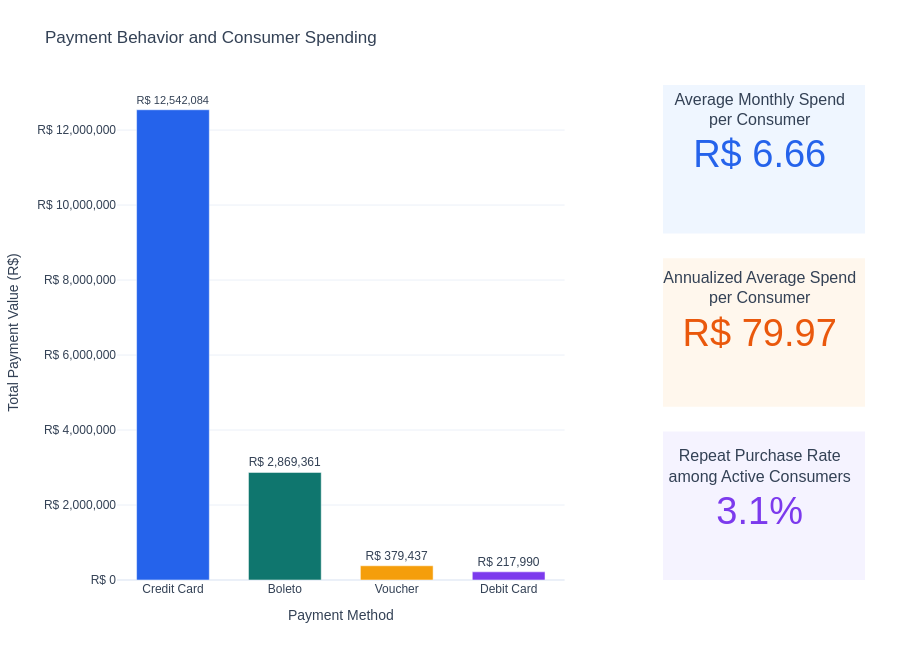

Notebook source saved alongside this figure:
### Markdown cell above
### 5.4 Payment Behavior and Consumer Spending

### Code cell
from plotly.subplots import make_subplots

# Exclude undefined payment records from the payment analysis
valid_payments = payments_df.loc[
    payments_df["payment_type"].fillna("").str.lower().ne("not_defined")
].copy()

# Summarize total payment value across all defined payment methods
payment_behavior = (
    valid_payments.groupby("payment_type", as_index=False)["payment_value"]
    .sum()
    .sort_values("payment_value", ascending=False)
)
payment_behavior["payment_method"] = (
    payment_behavior["payment_type"].str.replace("_", " ", regex=False).str.title()
)

# Calculate period-normalized monthly and annual spend per transacting consumer
consumer_payments = (
    valid_payments[["order_id", "payment_value"]]
    .merge(
        orders_df[["order_id", "customer_id", "order_purchase_timestamp"]],
        on="order_id",
        how="inner",
    )
    .merge(
        customers_df[["customer_id", "customer_unique_id"]],
        on="customer_id",
        how="inner",
    )
    .dropna(subset=["customer_unique_id", "order_purchase_timestamp", "payment_value"])
)
consumer_payments["purchase_month"] = consumer_payments["order_purchase_timestamp"].dt.to_period("M")
observed_months = consumer_payments["purchase_month"].nunique()
consumer_total_spend = consumer_payments.groupby("customer_unique_id")["payment_value"].sum()
average_consumer_spend = consumer_total_spend.mean()
average_monthly_consumer_spend = average_consumer_spend / observed_months if observed_months else 0
average_annual_consumer_spend = average_monthly_consumer_spend * 12
consumer_order_counts = consumer_payments.groupby("customer_unique_id")["order_id"].nunique()
repeat_purchase_rate = consumer_order_counts.gt(1).mean()

# Combine the payment-method chart with three vertically stacked consumer indicators
payment_figure = make_subplots(
    rows=3,
    cols=2,
    specs=[
        [{"type": "xy", "rowspan": 3}, {"type": "domain"}],
        [None, {"type": "domain"}],
        [None, {"type": "domain"}],
    ],
    column_widths=[0.68, 0.32],
    row_heights=[1 / 3, 1 / 3, 1 / 3],
    horizontal_spacing=0.12,
    vertical_spacing=0.08,
)

payment_colors = ["#2563EB", "#0F766E", "#F59E0B", "#7C3AED", "#64748B"]
payment_figure.add_trace(
    go.Bar(
        x=payment_behavior["payment_method"],
        y=payment_behavior["payment_value"],
        marker={"color": payment_colors[:len(payment_behavior)]},
        text=payment_behavior["payment_value"],
        texttemplate="R$ %{text:,.0f}",
        textposition="outside",
        cliponaxis=False,
        hovertemplate="<b>%{x}</b><br>Total Payment Value: R$ %{y:,.2f}<extra></extra>",
        showlegend=False,
    ),
    row=1,
    col=1,
)

payment_figure.add_trace(
    go.Indicator(
        mode="number",
        value=average_monthly_consumer_spend,
        number={"prefix": "R$ ", "valueformat": ",.2f", "font": {"size": 38, "color": "#2563EB"}},
        title={"text": "Average Monthly Spend<br>per Consumer", "font": {"size": 16, "color": "#334155"}},
    ),
    row=1,
    col=2,
)
payment_figure.add_trace(
    go.Indicator(
        mode="number",
        value=average_annual_consumer_spend,
        number={"prefix": "R$ ", "valueformat": ",.2f", "font": {"size": 38, "color": "#EA580C"}},
        title={"text": "Annualized Average Spend<br>per Consumer", "font": {"size": 16, "color": "#334155"}},
    ),
    row=2,
    col=2,
)
payment_figure.add_trace(
    go.Indicator(
        mode="number",
        value=repeat_purchase_rate,
        number={"valueformat": ".1%", "font": {"size": 38, "color": "#7C3AED"}},
        title={"text": "Repeat Purchase Rate<br>among Active Consumers", "font": {"size": 16, "color": "#334155"}},
    ),
    row=3,
    col=2,
)

payment_figure.update_layout(
    title="Payment Behavior and Consumer Spending",
    template="plotly_white",
    height=650,
    bargap=0.35,
    margin={"l": 70, "r": 35, "t": 85, "b": 70},
    font={"family": "Arial", "color": "#334155"},
    shapes=[
        {"type": "rect", "xref": "paper", "yref": "paper", "x0": 0.73, "x1": 1.00, "y0": 0.70, "y1": 1.00, "fillcolor": "#EFF6FF", "line": {"width": 0}, "layer": "below"},
        {"type": "rect", "xref": "paper", "yref": "paper", "x0": 0.73, "x1": 1.00, "y0": 0.35, "y1": 0.65, "fillcolor": "#FFF7ED", "line": {"width": 0}, "layer": "below"},
        {"type": "rect", "xref": "paper", "yref": "paper", "x0": 0.73, "x1": 1.00, "y0": 0.00, "y1": 0.30, "fillcolor": "#F5F3FF", "line": {"width": 0}, "layer": "below"},
    ],
)
payment_figure.update_xaxes(title_text="Payment Method", row=1, col=1)
payment_figure.update_yaxes(title_text="Total Payment Value (R$)", tickprefix="R$ ", tickformat=",.0f", rangemode="tozero", row=1, col=1)
payment_figure.show()

### Figure 1 — Plotly figure (JSON) as saved in the notebook; plotly's stock layout.template omitted (floating-point values rounded to 4 significant figures)
{"data": [{"cliponaxis": false, "hovertemplate": "<b>%{x}</b><br>Total Payment Value: R$ %{y:,.2f}<extra></extra>", "marker": {"color": ["#2563EB", "#0F766E", "#F59E0B", "#7C3AED"]}, "showlegend": false, "text": [12540000.0, 2869000.0, 379400.0, 218000.0], "textposition": "outside", "texttemplate": "R$ %{text:,.0f}", "type": "bar", "x": ["Credit Card", "Boleto", "Voucher", "Debit Card"], "xaxis": "x", "y": [12540000.0, 2869000.0, 379400.0, 218000.0], "yaxis": "y"}, {"domain": {"x": [0.7184, 1], "y": [0.72, 1]}, "mode": "number", "number": {"font": {"color": "#2563EB", "size": 38}, "prefix": "R$ ", "valueformat": ",.2f"}, "title": {"font": {"color": "#334155", "size": 16}, "text": "Average Monthly Spend<br>per Consumer"}, "type": "indicator", "value": 6.664}, {"domain": {"x": [0.7184, 1], "y": [0.36, 0.64]}, "mode": "number", "number": {"font": {"color": "#EA580C", "size": 38}, "prefix": "R$ ", "valueformat": ",.2f"}, "title": {"font": {"color": "#334155", "size": 16}, "text": "Annualized Average Spend<br>per Consumer"}, "type": "indicator", "value": 79.97}, {"domain": {"x": [0.7184, 1], "y": [0, 0.28]}, "mode": "number", "number": {"font": {"color": "#7C3AED", "size": 38}, "valueformat": ".1%"}, "title": {"font": {"color": "#334155", "size": 16}, "text": "Repeat Purchase Rate<br>among Active Consumers"}, "type": "indicator", "value": 0.03118}], "layout": {"bargap": 0.35, "font": {"color": "#334155", "family": "Arial"}, "height": 650, "margin": {"b": 70, "l": 70, "r": 35, "t": 85}, "shapes": [{"fillcolor": "#EFF6FF", "layer": "below", "line": {"width": 0}, "type": "rect", "x0": 0.73, "x1": 1, "xref": "paper", "y0": 0.7, "y1": 1, "yref": "paper"}, {"fillcolor": "#FFF7ED", "layer": "below", "line": {"width": 0}, "type": "rect", "x0": 0.73, "x1": 1, "xref": "paper", "y0": 0.35, "y1": 0.65, "yref": "paper"}, {"fillcolor": "#F5F3FF", "layer": "below", "line": {"width": 0}, "type": "rect", "x0": 0.73, "x1": 1, "xref": "paper", "y0": 0, "y1": 0.3, "yref": "paper"}], "title": {"text": "Payment Behavior and Consumer Spending"}, "xaxis": {"anchor": "y", "domain": [0, 0.5984], "title": {"text": "Payment Method"}}, "yaxis": {"anchor": "x", "domain": [0, 1], "rangemode": "tozero", "tickformat": ",.0f", "tickprefix": "R$ ", "title": {"text": "Total Payment Value (R$)"}}}}
